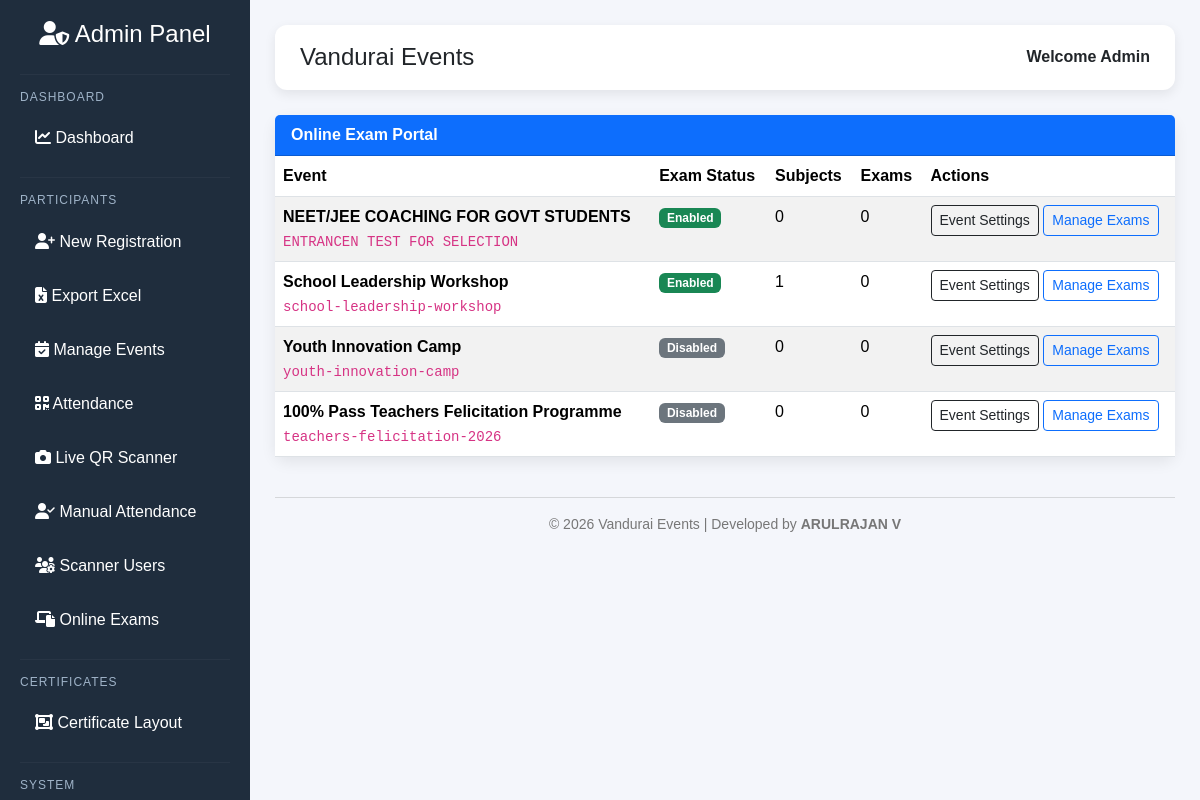
The page /admin/exams (signed in) on the database its author committed.
### models.py (models this page shows)
class Event(db.Model):
    __tablename__ = "events"
    id = db.Column(
        db.Integer,
        primary_key=True
    )
    name = db.Column(
        db.String(150),
        nullable=False
    )
    slug = db.Column(
        db.String(160),
        unique=True,
        nullable=False
    )
    description = db.Column(
        db.Text
    )
    registration_type = db.Column(
        db.String(30),
        default="teacher",
        nullable=False
    )
    requires_photo = db.Column(
        db.Boolean,
        default=True,
        nullable=False
    )
    collect_photo = db.Column(
        db.Boolean,
        default=True,
        nullable=False
    )
    collect_email = db.Column(
        db.Boolean,
        default=True,
        nullable=False
    )
    collect_designation = db.Column(
        db.Boolean,
        default=True,
        nullable=False
    )
    collect_subject = db.Column(
        db.Boolean,
        default=True,
        nullable=False
    )
    collect_school_name = db.Column(
        db.Boolean,
        default=True,
        nullable=False
    )
    collect_school_area = db.Column(
        db.Boolean,
        default=True,
        nullable=False
    )
    collect_block = db.Column(
        db.Boolean,
        default=True,
        nullable=False
    )
    marquee_message = db.Column(
        db.String(255)
    )
    payment_enabled = db.Column(
        db.Boolean,
        default=False,
        nullable=False
    )
    payment_amount = db.Column(
        db.Float,
        default=0
    )
    payment_link = db.Column(
        db.String(500)
    )
    payment_notes = db.Column(
        db.Text
    )
    whatsapp_ack_enabled = db.Column(
        db.Boolean,
        default=False,
        nullable=False
    )
    whatsapp_template = db.Column(
        db.Text
    )
    whatsapp_group_enabled = db.Column(
        db.Boolean,
        default=False,
        nullable=False
    )
    whatsapp_group_link = db.Column(
        db.String(500)
    )
    acknowledgement_enabled = db.Column(
        db.Boolean,
        default=True,
        nullable=False
    )
    certificate_enabled = db.Column(
        db.Boolean,
        default=True,
        nullable=False
    )
    attendance_enabled = db.Column(
        db.Boolean,
        default=False,
        nullable=False
    )
    code_type = db.Column(
        db.String(20),
        default="qr",
        nullable=False
    )
    code_fields = db.Column(
        db.Text
    )
    reg_id_prefix = db.Column(
        db.String(20),
        default="EVT"
    )
    reg_id_next_number = db.Column(
        db.Integer,
        default=1,
        nullable=False
    )
    reg_id_padding = db.Column(
        db.Integer,
        default=4,
        nullable=False
    )
    sponsor_brand = db.Column(
        db.String(150)
    )
    sponsor_logo = db.Column(
        db.String(250)
    )
    sponsor_image = db.Column(
        db.String(250)
    )
    sponsor_logo_position = db.Column(
        db.String(20),
        default="left"
    )
    sponsor_logo_width = db.Column(
        db.Integer,
        default=160
    )
    sponsor_logo_height = db.Column(
        db.Integer,
        default=90
    )
    sponsor_banner_position = db.Column(
        db.String(20),
        default="right"
    )
    sponsor_banner_width = db.Column(
        db.Integer,
        default=520
    )
    sponsor_banner_height = db.Column(
        db.Integer,
        default=170
    )
    sponsor_image_fit = db.Column(
        db.String(20),
        default="contain"
    )
    qr_sharing_enabled = db.Column(
        db.Boolean,
        default=True,
        nullable=False
    )
    exam_enabled = db.Column(
        db.Boolean,
        default=False,
        nullable=False
    )
    is_active = db.Column(
        db.Boolean,
        default=True,
        nullable=False
    )
    created_at = db.Column(
        db.DateTime,
        default=datetime.utcnow
    )
    participants = db.relationship(
        "Participant",
        back_populates="event",
        lazy=True
    )
    attendance_records = db.relationship(
        "Attendance",
        back_populates="event",
        cascade="all, delete-orphan",
        lazy=True
    )
    attendance_logs = db.relationship(
        "AttendanceLog",
        back_populates="event",
        cascade="all, delete-orphan",
        lazy=True
    )
    registration_fields = db.relationship(
        "EventField",
        back_populates="event",
        cascade="all, delete-orphan",
        order_by="EventField.sort_order.asc(), EventField.id.asc()",
        lazy=True
    )
    exam_subjects = db.relationship(
        "ExamSubject",
        back_populates="event",
        cascade="all, delete-orphan",
        order_by="ExamSubject.subject_name.asc()",
        lazy=True
    )
    online_exams = db.relationship(
        "OnlineExam",
        back_populates="event",
        cascade="all, delete-orphan",
        order_by="OnlineExam.created_at.desc()",
        lazy=True
    )

### admin_routes.py (the view)
@admin_bp.route("/admin/exams")
def exams_dashboard():
    if "admin" not in session:
        return redirect(url_for("routes.login"))
    events = Event.query.order_by(
        Event.exam_enabled.desc(),
        Event.created_at.desc(),
        Event.id.desc()
    ).all()
    return render_template(
        "admin/exams_dashboard.html",
        events=events
    )

### templates/admin/exams_dashboard.html (shortened to what this page needs)
{% extends "admin/admin_base.html" %}
{% block content %}
<div class="card">
    <div class="card-header bg-primary text-white">
        Online Exam Portal
    </div>
    <div class="card-body p-0">
        <div class="table-responsive">
            <table class="table table-striped mb-0">
                <thead>
                    <tr>
                        <th>Event</th>
                        <th>Exam Status</th>
                        <th>Subjects</th>
                        <th>Exams</th>
                        <th>Actions</th>
                    </tr>
                </thead>
                <tbody>
                    {% for event in events %}
                    <tr>
                        <td>
                            <strong>{{ event.name }}</strong>
                            <div><code>{{ event.slug }}</code></div>
                        </td>
                        <td>
                            {% if event.exam_enabled %}
                            <span class="badge bg-success">Enabled</span>
                            {% else %}
                            <span class="badge bg-secondary">Disabled</span>
                            {% endif %}
                        </td>
                        <td>{{ event.exam_subjects|length }}</td>
                        <td>{{ event.online_exams|length }}</td>
                        <td>
                            <a href="{{ url_for('admin.edit_event', id=event.id) }}" class="btn btn-sm btn-outline-dark">
                                Event Settings
                            </a>
                            <a href="{{ url_for('admin.manage_event_exams', event_id=event.id) }}" class="btn btn-sm btn-outline-primary">
                                Manage Exams
                            </a>
                        </td>
                    </tr>
                    {% else %}
                    <tr>
                        <td colspan="5" class="text-center py-4 text-muted">No events available.</td>
                    </tr>
                    {% endfor %}
                </tbody>
            </table>
        </div>
    </div>
</div>
{% endblock %}

### templates/admin/admin_base.html (shortened to what this page needs)
<!DOCTYPE html>
<html lang="en">
<head>
    <link href="https://cdn.jsdelivr.net/npm/bootstrap@5.3.3/dist/css/bootstrap.min.css"
          rel="stylesheet">
    <link href="https://cdnjs.cloudflare.com/ajax/libs/font-awesome/6.7.2/css/all.min.css"
          rel="stylesheet">
</head>
<body>
<div class="sidebar">
    <h2>
        <i class="fa-solid fa-user-shield"></i>
        Admin Panel
    </h2>
    <hr>
    <h6>Dashboard</h6>
    <a href="/admin">
        <i class="fa-solid fa-chart-line"></i>
        Dashboard
    </a>
    <hr>
    <h6>Participants</h6>
    <a href="/register">
        <i class="fa-solid fa-user-plus"></i>
        New Registration
    </a>
    <a href="/export">
        <i class="fa-solid fa-file-excel"></i>
        Export Excel
    </a>
    <a href="/admin/events">
        <i class="fa-solid fa-calendar-check"></i>
        Manage Events
    </a>
    <a href="/admin/attendance">
        <i class="fa-solid fa-qrcode"></i>
        Attendance
    </a>
    <a href="/admin/attendance/scanner">
        <i class="fa-solid fa-camera"></i>
        Live QR Scanner
    </a>
    <a href="/admin/attendance/manual">
        <i class="fa-solid fa-user-check"></i>
        Manual Attendance
    </a>
    <a href="/admin/attendance/scanner-users">
        <i class="fa-solid fa-users-gear"></i>
        Scanner Users
    </a>
    <a href="/admin/exams">
        <i class="fa-solid fa-laptop-file"></i>
        Online Exams
    </a>
    <hr>
    <h6>Certificates</h6>
    <a href="/layout-editor">
        <i class="fa-solid fa-object-group"></i>
        Certificate Layout
    </a>
    <hr>
    <h6>System</h6>
</div>
<div class="content">
    <div class="topbar">
        {% block topbar %}
        <div class="d-flex justify-content-between align-items-center">
            <h4 class="mb-0">
                Vandurai Events
            </h4>
            <strong>
                Welcome Admin
            </strong>
        </div>
        {% endblock %}
    </div>
    {% block content %}
    {% endblock %}
    <div class="footer">
        <hr>
        © 2026 Vandurai Events |
        Developed by <strong>ARULRAJAN V</strong>
    </div>
</div>
</body>
</html>

### templates/admin/admin_base.html (style rules this page uses)
* { margin:0; padding:0; box-sizing:border-box; }
body { font-family:Arial,Helvetica,sans-serif; background:#f4f6fb; }
.sidebar { position:fixed; left:0; top:0; width:250px; height:100vh; background:#1f2d3d; color:#fff; overflow-y:auto; padding:20px; }
.sidebar h2 { text-align:center; margin-bottom:25px; font-size:24px; color:#ffffff; }
.sidebar hr { border-color:rgba(255,255,255,.15); margin:15px 0; }
.sidebar h6 { color:#9fb3c8; margin-bottom:10px; text-transform:uppercase; font-size:12px; letter-spacing:1px; }
.sidebar a { display:block; color:#ffffff; text-decoration:none; padding:12px 15px; margin-bottom:6px; border-radius:8px; transition:.3s; }
.content { margin-left:250px; padding:25px; }
.topbar { background:#fff; padding:18px 25px; border-radius:12px; box-shadow:0 4px 12px rgba(0,0,0,.08); margin-bottom:25px; }
.card { border:none; border-radius:12px; box-shadow:0 5px 15px rgba(0,0,0,.08); }
.card-header { font-weight:bold; }
.footer { margin-top:40px; text-align:center; color:#777; font-size:14px; }

### rows shown on the page
Event: name "NEET/JEE COACHING FOR GOVT STUDENTS", slug "ENTRANCEN TEST FOR SELECTION", exam_enabled "Enabled", exam_subjects|length "0", online_exams|length "0"
Event: name "School Leadership Workshop", slug "school-leadership-workshop", exam_enabled "Enabled", exam_subjects|length "1", online_exams|length "0"
Event: name "Youth Innovation Camp", slug "youth-innovation-camp", exam_enabled "Disabled", exam_subjects|length "0", online_exams|length "0"
Event: name "100% Pass Teachers Felicitation Programme", slug "teachers-felicitation-2026", exam_enabled "Disabled", exam_subjects|length "0", online_exams|length "0"
